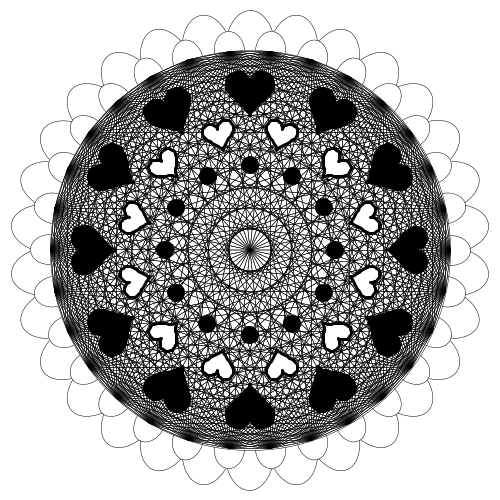
Frame 1 (no input)
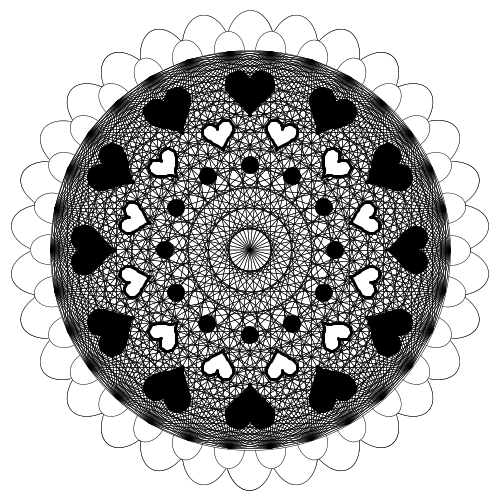
Frame 2 (the mouse pressed at the canvas centre, redrawn once)

The Processing sketch that drew these frames (run headless with seeded random() and noise(); the mouse was pressed at the canvas centre and the sketch redrawn once):

// Processing sketch: processing_106033
// ── processing_106033.pde

int num = 30;
int R = 200;

int heart_R;
int heart_val = 12;

void setup() {
  size(500, 500);
  background(255);
  smooth();
  noLoop();

  strokeJoin(ROUND);
}

void draw() {
  pushMatrix();
  translate(width/2, height/2);

  fill(255);
  strokeWeight(0.5);

  for (int q = 0; q < num;q++) {
    pushMatrix();
    translate(R*cos(radians(90 + 360 * q/num)), R*sin(radians(90 + 360 * q/num)));
    rotate(radians(360 * q /num)); 
    ellipse(0, 0, 50, 80);
    popMatrix();
  }

  for (int p = 0; p < num;p++) {
    pushMatrix();
    translate(R*cos(radians(360 * p/num)), R*sin(radians(360 * p/num)));
    rotate(radians(360 * p /num)); 
    ellipse(0, 0, 40, 30);
    popMatrix();
  }

  ellipse(0, 0, R*2, R*2);


  for (int j = 0; j < num;j++) {
    for (int i = 0;i < num; i++) {
      line(R*cos(radians(360 * j/num)), R*sin(radians(360 * j/num)), R*cos(radians(360 * i/num)), R*sin(radians(360 * i/num)));
    }
  }


  for (int i = 0; i < heart_val;i++) {
    heart_R = 160;
    pushMatrix();
    translate(heart_R*cos(radians(360*i/heart_val)), heart_R*sin(radians(360*i/heart_val)));
    rotate(radians(90 + 360*i/heart_val));
    fill(0);
    heart(1.5);
    popMatrix();

    heart_R = 120;
    pushMatrix();
    translate(heart_R*cos(radians(45 + 360*i/heart_val)), heart_R*sin(radians(45 + 360*i/heart_val)));
    rotate(radians(90 + 45 + 360*i/heart_val));
    fill(255);
    strokeWeight(3);
    heart(1);
    popMatrix();

    heart_R = 85;
    pushMatrix();
    translate(heart_R*cos(radians(360*i/heart_val)), heart_R*sin(radians(360*i/heart_val)));
    fill(0);
    ellipse(0, 0, 15, 15);
    popMatrix();
  }

  popMatrix();
}


void heart(float r) {

  beginShape();
  for (float i = 0; i< TWO_PI;i+=0.1) {
    curveVertex(calc_x(r, i), calc_y(r, i));
  }
  endShape(CLOSE);
}

float calc_x(float r, float t) {
  float x;

  x = r *(16 * sin(t) * sin(t) * sin(t));

  return x;
}

float calc_y(float r, float t) {
  float y;

  y = -1 * r * (13 * cos(t) - 5 * cos(2*t) - 2 * cos(3 * t) - cos(4 * t) );
  return y;
}
